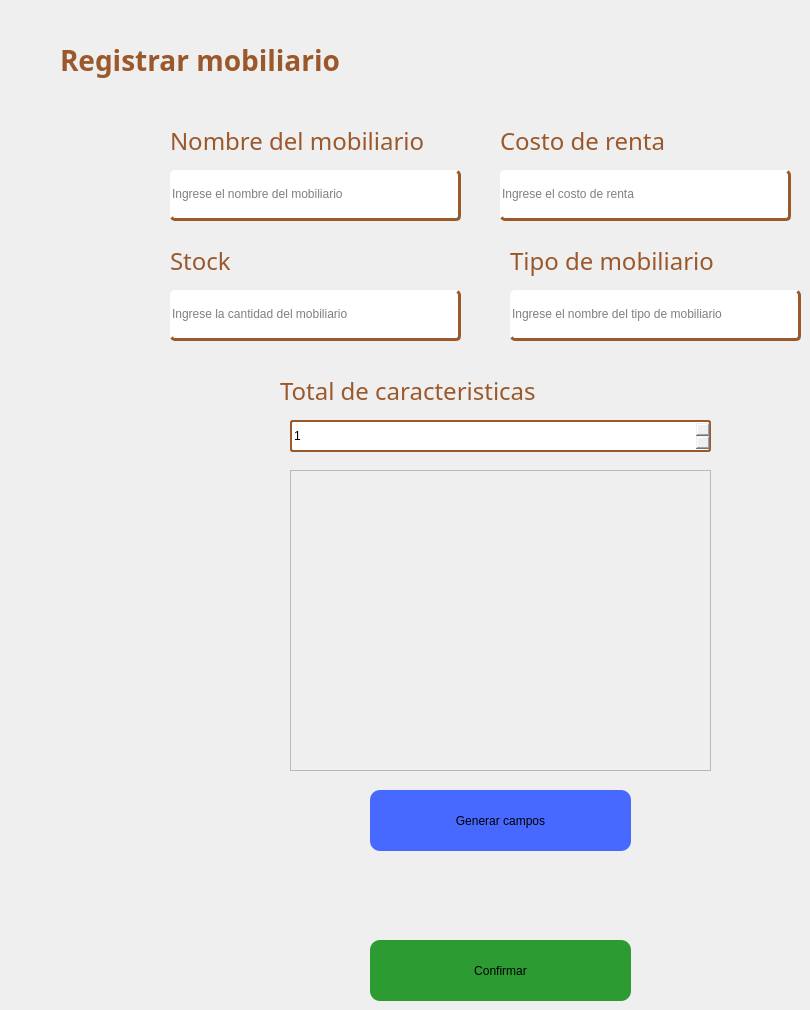
          <widget class="QWidget" name="paginaMobiliario">
           <widget class="QLabel" name="lCostoS_2">
            <property name="geometry">
             <rect>
              <x>170</x>
              <y>120</y>
              <width>291</width>
              <height>41</height>
             </rect>
            </property>
            <property name="font">
             <font>
              <family>Adwaita Sans</family>
              <pointsize>18</pointsize>
              <bold>false</bold>
             </font>
            </property>
            <property name="styleSheet">
             <string notr="true">color: rgba(155, 88, 43, 1.0);
</string>
            </property>
            <property name="text">
             <string>Nombre del mobiliario</string>
            </property>
           </widget>
           <widget class="QLineEdit" name="mobNombre">
            <property name="geometry">
             <rect>
              <x>170</x>
              <y>170</y>
              <width>291</width>
              <height>51</height>
             </rect>
            </property>
            <property name="styleSheet">
             <string notr="true">color: rgb(0, 0, 0);
border-radius: 5px;
border-bottom: 3px solid rgba(155, 88, 43, 1.0);
border-right: 3px solid  rgba(155, 88, 43, 1.0);</string>
            </property>
            <property name="text">
             <string/>
            </property>
            <property name="placeholderText">
             <string>Ingrese el nombre del mobiliario</string>
            </property>
           </widget>
           <widget class="QLabel" name="lCostoS_3">
            <property name="geometry">
             <rect>
              <x>500</x>
              <y>120</y>
              <width>291</width>
              <height>41</height>
             </rect>
            </property>
            <property name="font">
             <font>
              <family>Adwaita Sans</family>
              <pointsize>18</pointsize>
              <bold>false</bold>
             </font>
            </property>
            <property name="styleSheet">
             <string notr="true">color: rgba(155, 88, 43, 1.0);
</string>
            </property>
            <property name="text">
             <string>Costo de renta</string>
            </property>
           </widget>
           <widget class="QLineEdit" name="mobCostoRenta">
            <property name="geometry">
             <rect>
              <x>500</x>
              <y>170</y>
              <width>291</width>
              <height>51</height>
             </rect>
            </property>
            <property name="styleSheet">
             <string notr="true">color: rgb(0, 0, 0);
border-radius: 5px;
border-bottom: 3px solid rgba(155, 88, 43, 1.0);
border-right: 3px solid  rgba(155, 88, 43, 1.0);</string>
            </property>
            <property name="text">
             <string/>
            </property>
            <property name="placeholderText">
             <string>Ingrese el costo de renta</string>
            </property>
           </widget>
           <widget class="QLabel" name="lCostoS_4">
            <property name="geometry">
             <rect>
              <x>170</x>
              <y>240</y>
              <width>291</width>
              <height>41</height>
             </rect>
            </property>
            <property name="font">
             <font>
              <family>Adwaita Sans</family>
              <pointsize>18</pointsize>
              <bold>false</bold>
             </font>
            </property>
            <property name="styleSheet">
             <string notr="true">color: rgba(155, 88, 43, 1.0);
</string>
            </property>
            <property name="text">
             <string>Stock</string>
            </property>
           </widget>
           <widget class="QLineEdit" name="mobStock">
            <property name="geometry">
             <rect>
              <x>170</x>
              <y>290</y>
              <width>291</width>
              <height>51</height>
             </rect>
            </property>
            <property name="styleSheet">
             <string notr="true">color: rgb(0, 0, 0);
border-radius: 5px;
border-bottom: 3px solid rgba(155, 88, 43, 1.0);
border-right: 3px solid  rgba(155, 88, 43, 1.0);</string>
            </property>
            <property name="text">
             <string/>
            </property>
            <property name="placeholderText">
             <string>Ingrese la cantidad del mobiliario</string>
            </property>
           </widget>
           <widget class="QLineEdit" name="mobTipo">
            <property name="geometry">
             <rect>
              <x>510</x>
              <y>290</y>
              <width>291</width>
              <height>51</height>
             </rect>
            </property>
            <property name="styleSheet">
             <string notr="true">color: rgb(0, 0, 0);
border-radius: 5px;
border-bottom: 3px solid rgba(155, 88, 43, 1.0);
border-right: 3px solid  rgba(155, 88, 43, 1.0);</string>
            </property>
            <property name="text">
             <string/>
            </property>
            <property name="placeholderText">
             <string>Ingrese el nombre del tipo de mobiliario</string>
            </property>
           </widget>
           <widget class="QLabel" name="lCostoS_5">
            <property name="geometry">
             <rect>
              <x>510</x>
              <y>240</y>
              <width>291</width>
              <height>41</height>
             </rect>
            </property>
            <property name="font">
             <font>
              <family>Adwaita Sans</family>
              <pointsize>18</pointsize>
              <bold>false</bold>
             </font>
            </property>
            <property name="styleSheet">
             <string notr="true">color: rgba(155, 88, 43, 1.0);
</string>
            </property>
            <property name="text">
             <string>Tipo de mobiliario</string>
            </property>
           </widget>
           <widget class="QLabel" name="lCostoS_6">
            <property name="geometry">
             <rect>
              <x>280</x>
              <y>370</y>
              <width>291</width>
              <height>41</height>
             </rect>
            </property>
            <property name="font">
             <font>
              <family>Adwaita Sans</family>
              <pointsize>18</pointsize>
              <bold>false</bold>
             </font>
            </property>
            <property name="styleSheet">
             <string notr="true">color: rgba(155, 88, 43, 1.0);
</string>
            </property>
            <property name="text">
             <string>Total de caracteristicas</string>
            </property>
           </widget>
           <widget class="QPushButton" name="amConfirmar">
            <property name="geometry">
             <rect>
              <x>370</x>
              <y>790</y>
              <width>261</width>
              <height>61</height>
             </rect>
            </property>
            <property name="styleSheet">
             <string notr="true">border-radius: 10px;
background-color: #2B9B32;
background-color: rgb(71, 105, 255);</string>
            </property>
            <property name="text">
             <string>Generar campos</string>
            </property>
           </widget>
           <widget class="QSpinBox" name="seleccionCaracteristicas">
            <property name="geometry">
             <rect>
              <x>290</x>
              <y>420</y>
              <width>421</width>
              <height>32</height>
             </rect>
            </property>
            <property name="styleSheet">
             <string notr="true">color: rgb(0, 0, 0);
border: 2px solid rgb(155, 88, 43);
border-radius: 3px;</string>
            </property>
            <property name="minimum">
             <number>1</number>
            </property>
            <property name="maximum">
             <number>10</number>
            </property>
           </widget>
           <widget class="QPushButton" name="amConfirmar_2">
            <property name="geometry">
             <rect>
              <x>370</x>
              <y>940</y>
              <width>261</width>
              <height>61</height>
             </rect>
            </property>
            <property name="styleSheet">
             <string notr="true">border-radius: 10px;
background-color: #2B9B32;</string>
            </property>
            <property name="text">
             <string>Confirmar</string>
            </property>
           </widget>
           <widget class="QScrollArea" name="scrollAreaMobiliario2">
            <property name="geometry">
             <rect>
              <x>290</x>
              <y>470</y>
              <width>421</width>
              <height>301</height>
             </rect>
            </property>
            <property name="widgetResizable">
             <bool>true</bool>
            </property>
            <widget class="QWidget" name="mobcont2">
             <property name="geometry">
              <rect>
               <x>0</x>
               <y>0</y>
               <width>419</width>
               <height>299</height>
              </rect>
             </property>
             <layout class="QVBoxLayout" name="verticalLayout_4"/>
            </widget>
           </widget>
           <widget class="QLabel" name="label_28">
            <property name="geometry">
             <rect>
              <x>60</x>
              <y>40</y>
              <width>331</width>
              <height>41</height>
             </rect>
            </property>
            <property name="font">
             <font>
              <family>Adwaita Sans</family>
              <pointsize>-1</pointsize>
              <bold>true</bold>
             </font>
            </property>
            <property name="styleSheet">
             <string notr="true">color: rgba(155, 88, 43, 1.0);
font-size: 28px;</string>
            </property>
            <property name="text">
             <string>Registrar mobiliario</string>
            </property>
           </widget>
          </widget>
